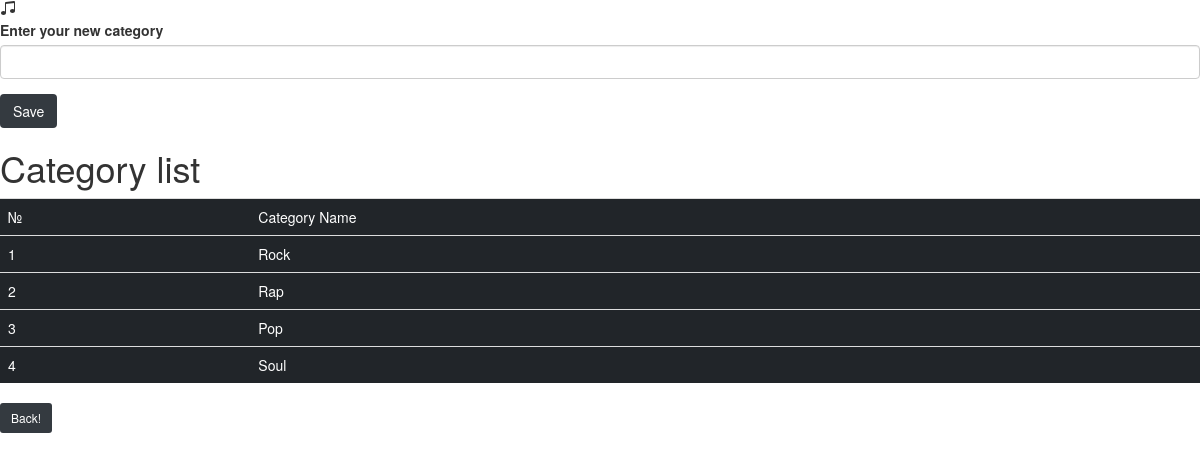
The app's page /categories/create.php, older data.
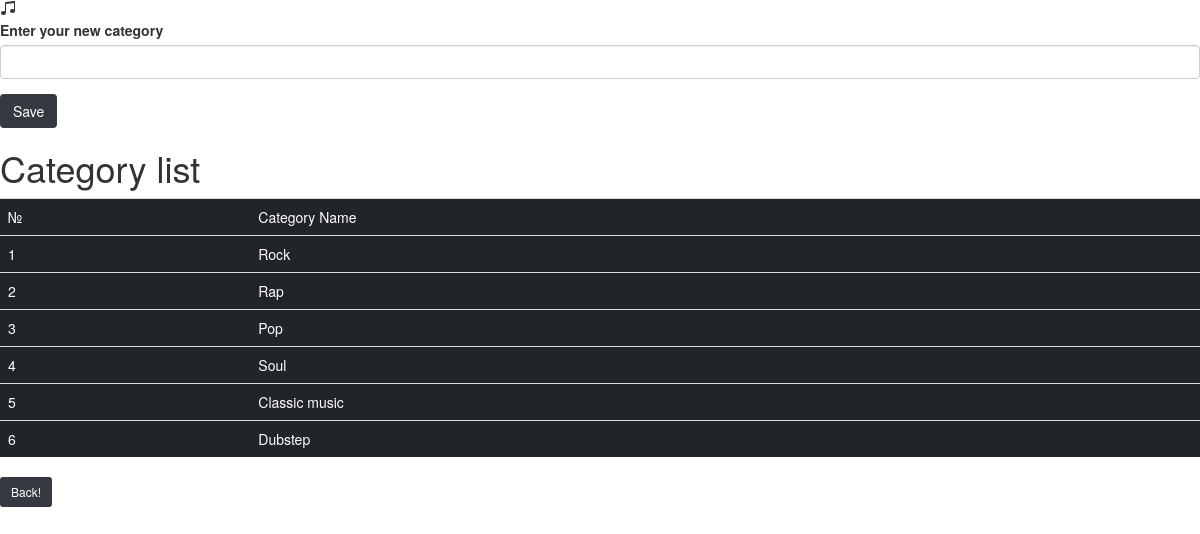
The same page, newer data.
### tables this page shows
CREATE TABLE `categories` (
  `category_id` int(11) NOT NULL,
  `category_name` varchar(100) NOT NULL,
  `date_deleted` date DEFAULT NULL
);

### categories/create.php (the view, shortened to what this page needs)
<?php
include ('../includes/header.php');
?>
<form method="post" action="">
	<div class="form-group">
		<label for="category_name">Enter your new category </label>
		<input type="text" name="category_name" id="category_name" class="form-control">
	</div>
	<button type="submit" class="btn btn-dark">Save</button>
</form>
<?php
$read_query = "SELECT * FROM categories WHERE `date_deleted` IS NULL";
$result_query = mysqli_query( $connection, $read_query );
if( mysqli_num_rows( $result_query ) > 0 ){
	?>
	<h1>Category list</h1>
	<table  class="table table-sm table-dark">
		<tr>
			<td>№</td>
			<td>Category Name</td>
		</tr>
		<?php
		$num = 1;
		while( $row = mysqli_fetch_assoc( $result_query) ){
			?>
			<tr>
				<td><?= $num ++ ?></td>
				<td><?= $row['category_name']?></td>
			</tr>
			<?php
		}
		?>
	</table>
	<a href="../page_songs.php" class="btn btn-secondary btn-sm btn-dark" role="button">Back!</a>
	<?php
} else {
	die('Query failed!' . mysqli_error($connection));
}
?>
<?php
include ('../includes/footer.php');
?>

### includes/header.php (shortened to what this page needs)
<!DOCTYPE html>
<html lang="en">
<head>
	<link rel="stylesheet" href="https://maxcdn.bootstrapcdn.com/bootstrap/4.0.0/css/bootstrap.min.css">
	<link rel='stylesheet' href='http://maxcdn.bootstrapcdn.com/font-awesome/4.4.0/css/font-awesome.min.css'>
	<link rel='stylesheet' href='http://maxcdn.bootstrapcdn.com/bootstrap/3.3.5/css/bootstrap.min.css'>
</head>
<body>

### includes/footer.php (shortened to what this page needs)
</body>
</html>

Row changes from the older to the newer data that the page shows:
added categories: category_name "Classic music"
added categories: category_name "Dubstep"
